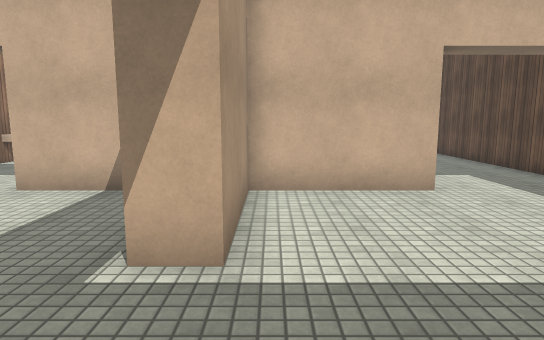
view 1 (above)

16 first-person views from a walk through a scene from a Unity 3-D project. The camera is 1.5 m above the floor, tilts 8° down and sees 75° across. Doors are open. The floor is counted in squares, 1 m on a side. Each view is taken from the middle of a square. On the plan, view 1 faces up. The plan holds only what a view shows up to about 16 squares ahead; the rest is blank. The player character is not drawn. Surface patterns are stand-ins for the level's own textures.

view 2
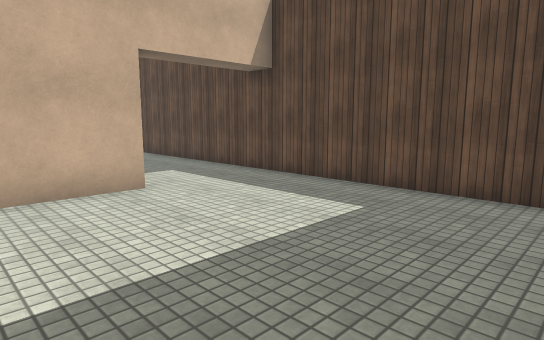

view 3
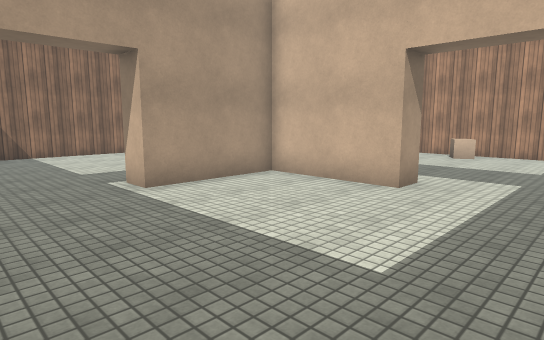

view 4
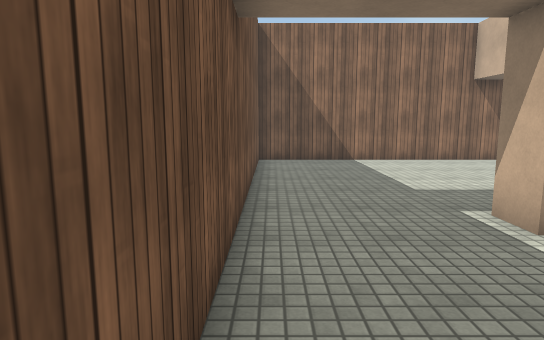

view 5
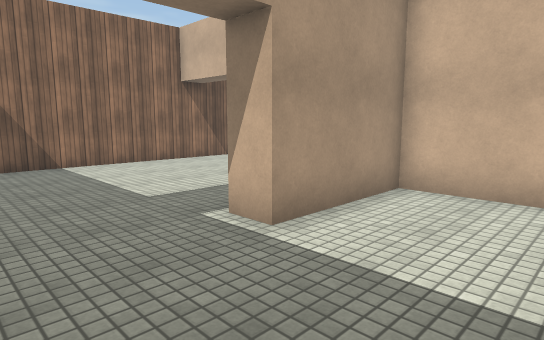

view 6
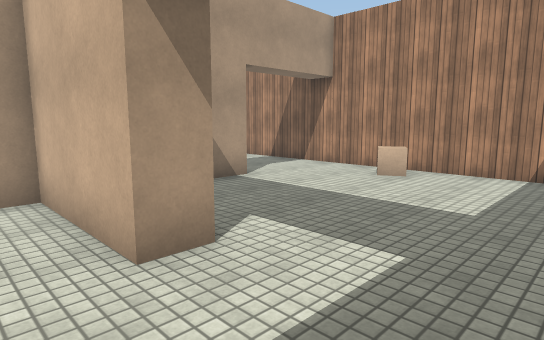

view 7
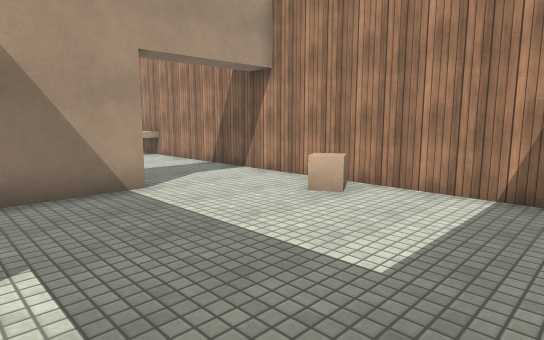

view 8
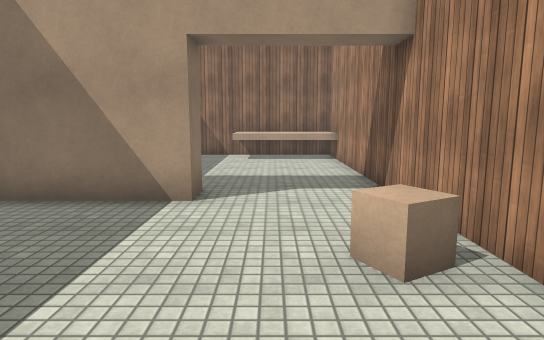

view 9
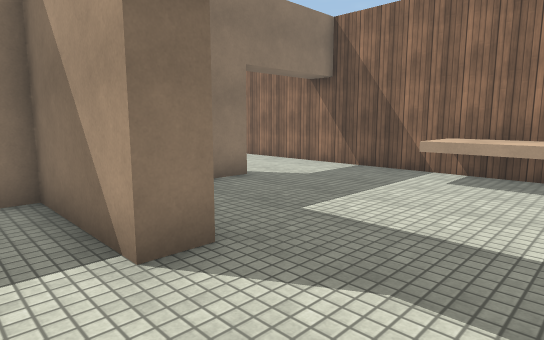

view 10
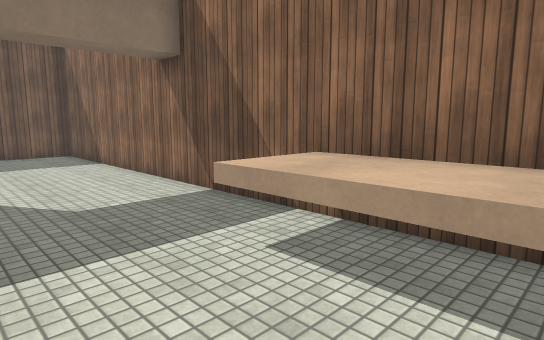

view 11
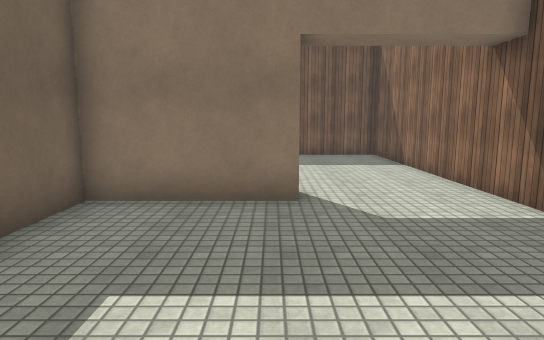

view 12
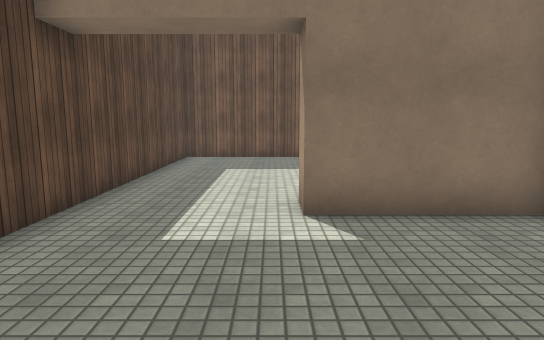

view 13
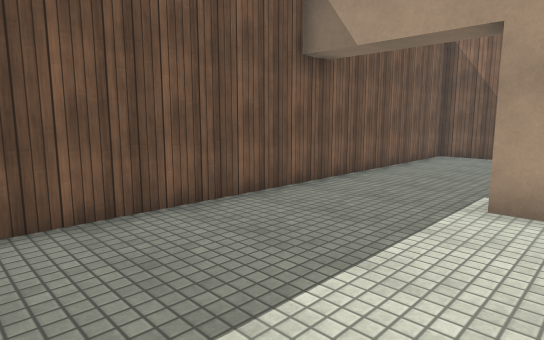

view 14
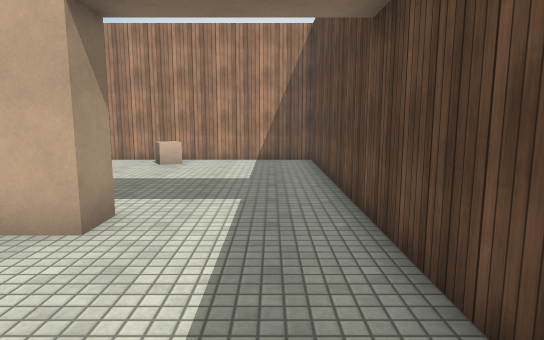

view 15
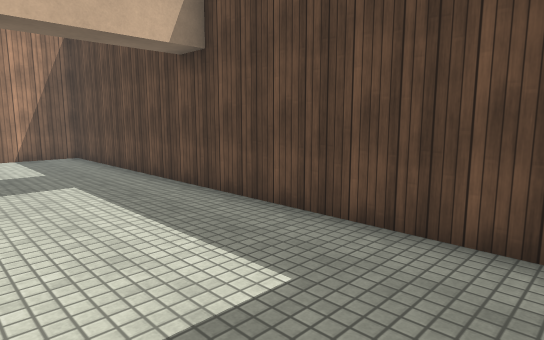

view 16
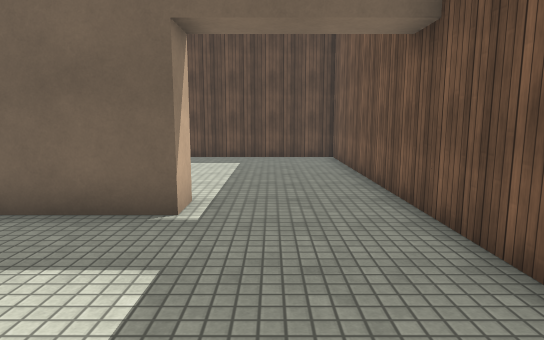

### Floor plan
Points are (right, up) in squares from view 1. A wall is a line through its corners. A room is listed if a view was taken in it or the views show most of it. See-through windows are left out.
Room 1 (views 1, 2, 3, 4, 5, 6, 13, 14, 15)
walls: (3.5, 7.5) (-0.5, 7.5) (-0.5, 3.5); (-1, -0.5) (7.5, -0.5) (7.5, 8)
ways out: open door at (5.5, 8) to room 2; open door at (-1, 1.5) to room 4
Room 2 (views 7, 8, 9, 12)
walls: (-0.5, 12.5) (-0.5, 8.5) (3.5, 8.5); (7.5, 8) (7.5, 16.5) (-1, 16.5)
low walls: (2.5, 15.9) (2.9, 15.2) (2.2, 14.9) (1.8, 15.6)
ways out: open door at (5.5, 8) to room 1; open door at (-1, 14.5) to room 3; gap at (2, 16)
Room 3 (views 10, 11)
walls: (-5.6, 8.5) (-1.5, 8.5) (-1.5, 10.6); (-1, 16.5) (-9.5, 16.5) (-9.5, 8)
low walls: (-7.5, 16.5) (-7.5, 12.5)
ways out: open door at (-1, 14.5) to room 2; open door at (-7.5, 8) to room 4
Room 4 (view 16)
walls: (-1.5, 3.5) (-1.5, 6.4); (-3.1, 7.5) (-5.5, 7.5); (-9.5, 8) (-9.5, -0.5) (-1, -0.5)
ways out: open door at (-1, 1.5) to room 1; open door at (-7.5, 8) to room 3

Where each view was taken, in squares from view 1:
view 1: 0 up, 0 right, facing up
view 2: 0 up, 0 right, facing up-right
view 3: 0 up, 7 right, facing up-left
view 4: 0 up, 4 right, facing left
view 5: 0 up, 3 right, facing up-left
view 6: 6 up, 7 right, facing up-left
view 7: 9 up, 7 right, facing up-left
view 8: 14 up, 6 right, facing left
view 9: 16 up, 1 right, facing down-left
view 10: 16 up, 5 left, facing down-left
view 11: 15 up, 5 left, facing down
view 12: 14 up, 4 right, facing down
view 13: 5 up, 6 right, facing down-left
view 14: 3 up, 6 right, facing up
view 15: 1 up, 3 right, facing up-right
view 16: 2 up, 7 left, facing right
